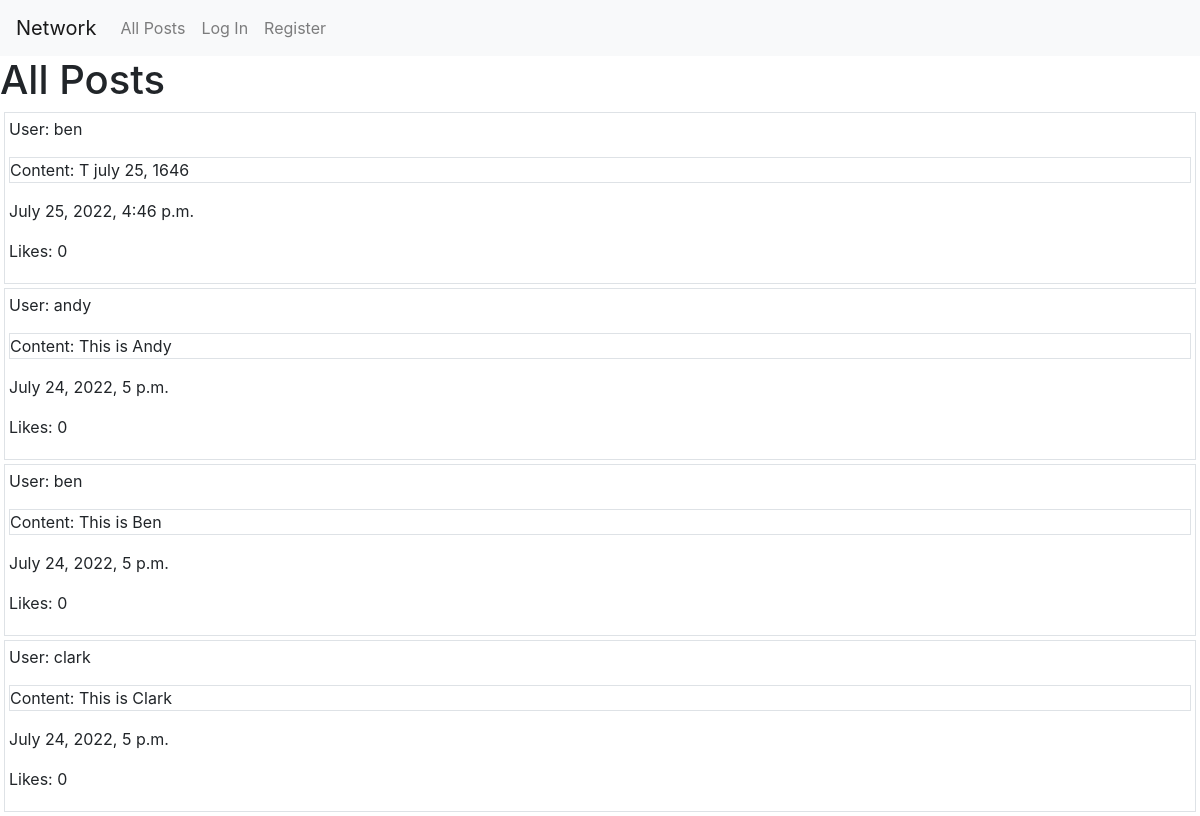
Before: / with the older database file.
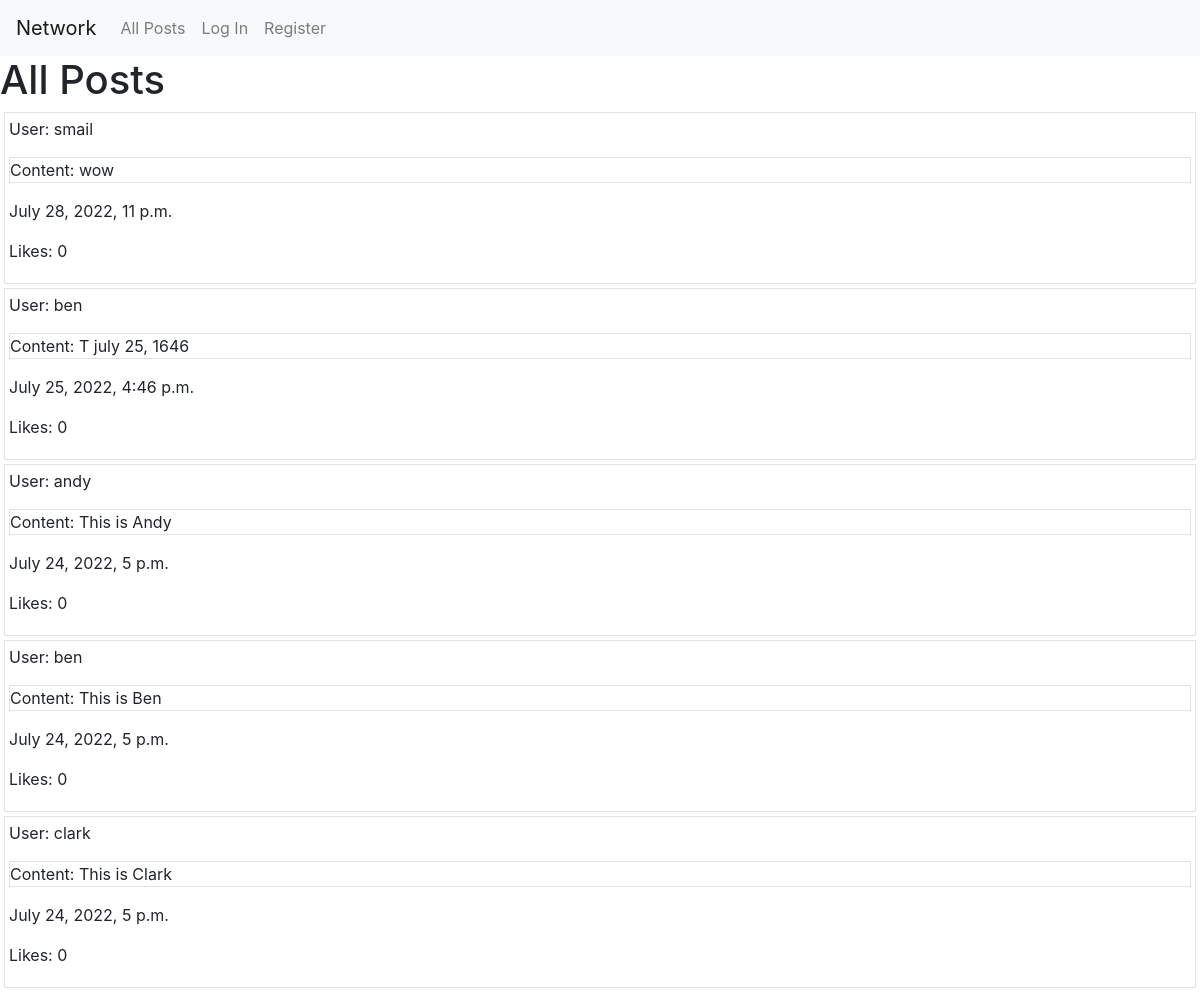
After: the same page with the newer database file.
### network/models.py (models this page shows, shortened)
class Post(models.Model):
    user = models.ForeignKey("User", on_delete=models.CASCADE)
    content = models.TextField(blank=False)
    created_on = models.DateTimeField(auto_now_add=True)
    likes = models.IntegerField(default=0)

class User(AbstractUser):
    def __str__(self) -> str:
        return f"{self.username}"

### network/views.py (the view)
# urls.py: path("", views.IndexView.as_view(), name="index"),
class IndexView(generic.ListView):
    template_name = "network/index.html"
    context_object_name = "posts"
    def get_queryset(self):
        return Post.objects.order_by("-created_on")

### network/templates/network/index.html (shortened to what this page needs)
{% extends "network/layout.html" %}
{% block body %}
    <h1>All Posts</h1>
    {% for post in posts  %}
        <div class="p-1 m-1 border">
            <p>User: {{ post.user}}</p>
            <p class="border">Content: {{ post.content}}</p>
            <p>{{ post.created_on}}</p>
            <p>Likes: {{ post.likes}}</p>
        </div>
    {% endfor %}
{% endblock %}

Changed rows visible on the page:
added Post: user "smail", content "wow", created_on "July 28, 2022, 11 p.m.", likes "0"
